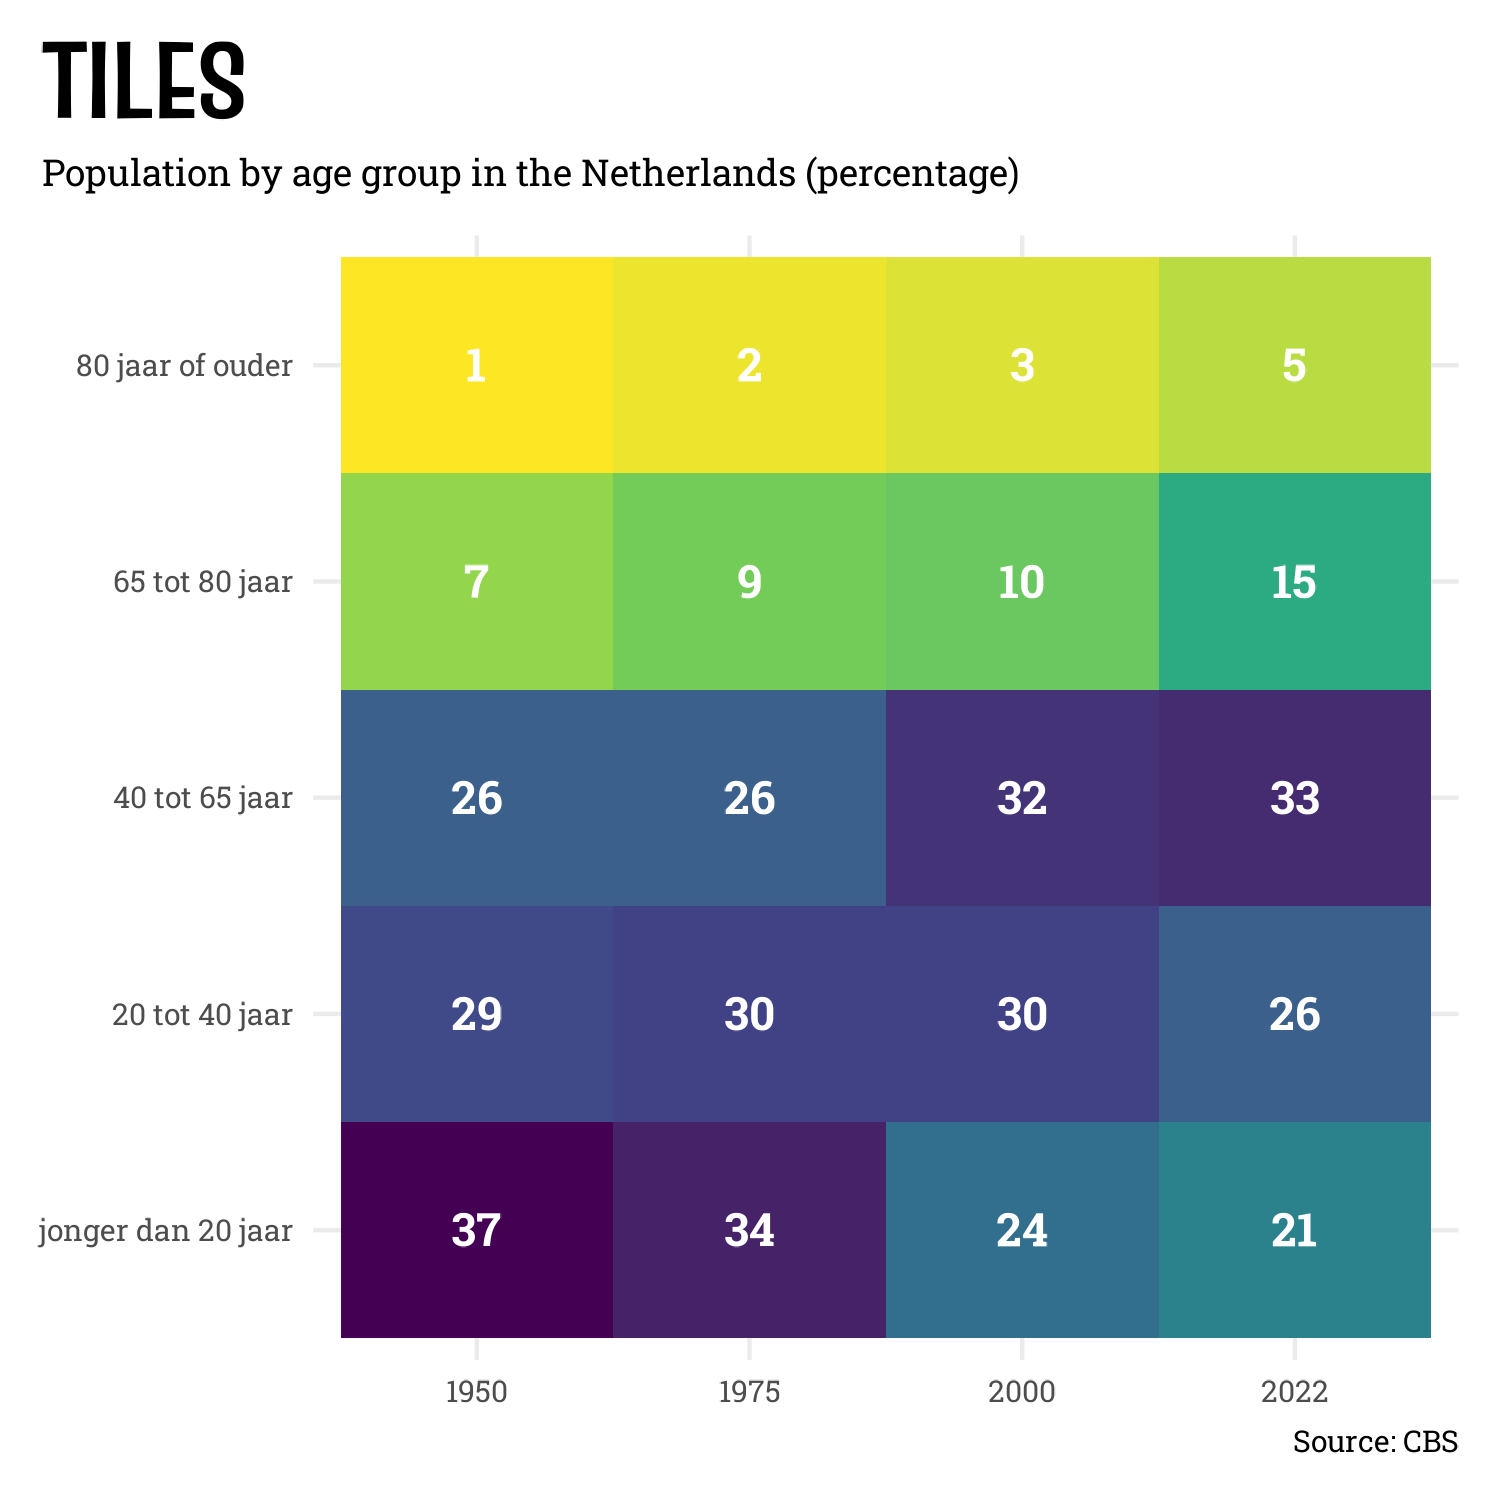

This chart was generated by the following R code:

# https://www.cbs.nl/nl-nl/visualisaties/dashboard-bevolking/leeftijd/bevolking

library(tidyverse)
library(showtext) 

font_add_google("Truculenta", "truculenta")
font_add_google("Roboto Slab", "robotoslab")
showtext_auto()

levs <- c("jonger dan 20 jaar", "20 tot 40 jaar", "40 tot 65 jaar", "65 tot 80 jaar", "80 jaar of ouder")

plot_data <- tibble::tribble(
  ~Leeftijd, ~jonger.dan.20.jaar, ~`20.tot.40.jaar`, ~`40.tot.65.jaar`, ~`65.tot.80.jaar`, ~`80.jaar.of.ouder`,
      2022L,                 21L,               26L,               33L,               15L,                  5L,
      2000L,                 24L,               30L,               32L,               10L,                  3L,
      1975L,                 34L,               30L,               26L,                9L,                  2L,
      1950L,                 37L,               29L,               26L,                7L,                  1L
  ) |> 
  pivot_longer(cols = -Leeftijd, names_to = "category", values_to = "percentage") |> 
  rename(year = Leeftijd) |> 
  mutate(category = str_replace_all(category, "\\.", " ")) |> 
  mutate(category = factor(category, levels = levs)) |> 
  mutate(year = as.character(year))

plot_data |> 
  ggplot(aes(x = year, y = category, fill = percentage)) +
  geom_tile(show.legend = FALSE) +
  geom_text(aes(label = percentage),
            family = "robotoslab",
            colour = "white",
            fontface = "bold",
            size = 12) +
  scale_fill_viridis_c(direction = -1) +
  labs(x = NULL,
       y = NULL,
       title = "TILES",
       subtitle = "Population by age group in the Netherlands (percentage)",
       caption = "Source: CBS") +
  theme_minimal() +
  theme(
    text = element_text(family = "robotoslab",
                        size = 28),
    plot.title.position = "plot",
    plot.margin = margin(10, 10, 10, 10),
    plot.title = element_text(family = "truculenta",
                              face = "bold",
                              size = 82),
    plot.subtitle = element_text(lineheight = 0.3,
                                 margin = margin(0,0,10,0))
    )

ggsave(
  "./2024/R/23_tiles.png",
  bg = "white",
  width = 5,
  height = 5,
)

system("open ./2024/R/23_tiles.png")
